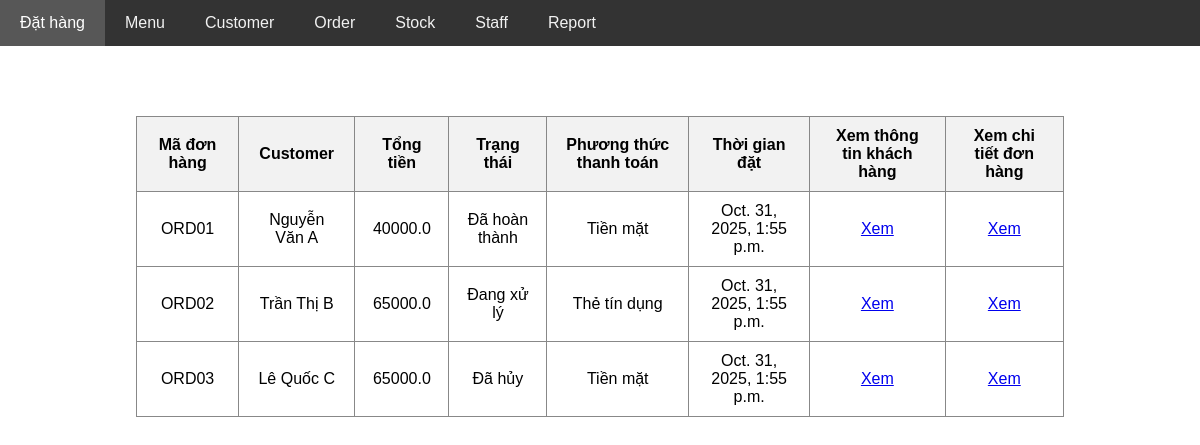
The page /core/order/ on the database as committed earlier.
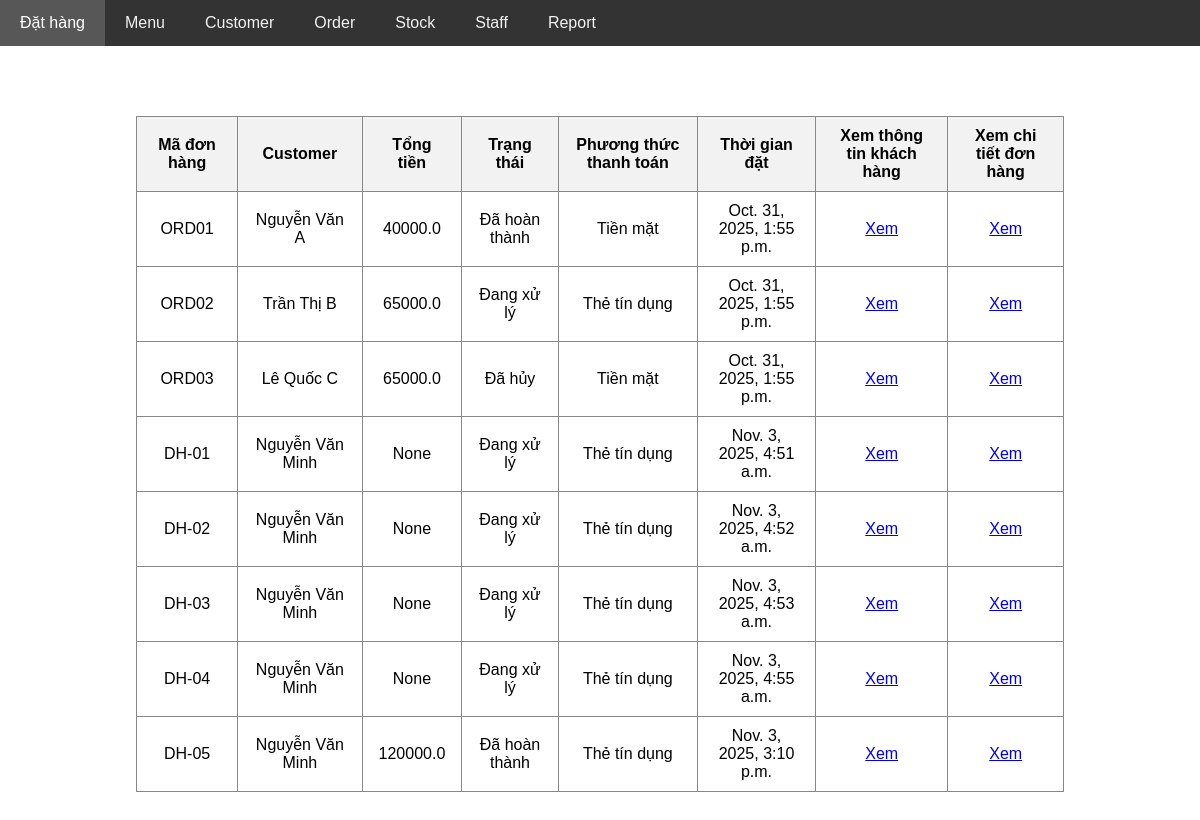
The same page on the database as committed later.
### core/models.py (models this page shows, shortened)
class Order(models.Model):
    class TypeChoices(models.TextChoices):
        PENDING = 'Đang xử lý'
        COMPLETED = 'Đã hoàn thành'
        CANCELED = 'Đã hủy'
    ma_don_hang = models.CharField(max_length=10, unique=True)
    customer = models.ForeignKey(Customer, on_delete=models.CASCADE, related_name='customer_orders')
    thoi_gian_dat = models.DateTimeField(auto_now_add=True)
    tong_tien = models.FloatField(null=True, blank=True)
    trang_thai = models.CharField(max_length=20, choices=TypeChoices.choices)
    phuong_thuc_thanh_toan = models.CharField(max_length=20, choices=PaymentChoices.choices)

class Customer(models.Model):
    class TypeChoices(models.TextChoices):
        NORMAL = 'Normal'
        VIP = 'VIP'
        ONLINE = 'Online'
    ma_khach_hang = models.CharField(max_length=10, unique=True)
    ho_ten = models.CharField(max_length=200)
    so_dien_thoai = models.CharField(max_length=15)
    dia_chi = models.CharField(max_length=200)
    hang_thanh_vien = models.CharField(max_length=20, choices=TypeChoices.choices)

### core/views.py (the view)
# urls.py: path('order/', views.show_order, name='show_order'),
def show_order(request):
    orders = Order.objects.all()
    return render(request, 'order/show_order.html', {
        'orders': orders
    })

### core/templates/order/show_order.html (shortened to what this page needs)
{% extends 'layout.html' %}
{% block body %}
<div style="display: flex; justify-content: center; margin-top: 30px;">
    <table border="1" style="text-align: center;">
        <tr>
            <th>Mã đơn hàng</th>
            <th>Customer</th>
            <th>Tổng tiền</th>
            <th>Trạng thái</th>
            <th>Phương thức thanh toán</th>
            <th>Thời gian đặt</th>
            <th>Xem thông tin khách hàng</th>
            <th>Xem chi tiết đơn hàng</th>
        </tr>
        {% for order in orders %}
            <tr>
                <td> {{order.ma_don_hang}} </td>
                <td> {{order.customer.ho_ten}} </td>
                <td> {{order.tong_tien}} </td>
                <td> {{order.trang_thai}} </td>
                <td> {{order.phuong_thuc_thanh_toan}} </td>
                <td> {{order.thoi_gian_dat}} </td>
                <td>
                    <a href="{% url 'show_customer_detail' order.customer.id %}">Xem</a>
                </td>
                <td>
                    <a href="{% url 'show_order_detail' order.id %}">Xem</a>
                </td>
        {% endfor %}
    </table>
</div>
{% endblock %}

Rows that differ between the two databases and show on the page:
added Order: ma_don_hang "DH-01", customer.ho_ten "Nguyễn Văn Minh", tong_tien "None", trang_thai "Đang xử lý", phuong_thuc_thanh_toan "Thẻ tín dụng", thoi_gian_dat "Nov. 3, 2025, 4:51 a.m."
added Order: ma_don_hang "DH-02", customer.ho_ten "Nguyễn Văn Minh", tong_tien "None", trang_thai "Đang xử lý", phuong_thuc_thanh_toan "Thẻ tín dụng", thoi_gian_dat "Nov. 3, 2025, 4:52 a.m."
added Order: ma_don_hang "DH-03", customer.ho_ten "Nguyễn Văn Minh", tong_tien "None", trang_thai "Đang xử lý", phuong_thuc_thanh_toan "Thẻ tín dụng", thoi_gian_dat "Nov. 3, 2025, 4:53 a.m."
added Order: ma_don_hang "DH-04", customer.ho_ten "Nguyễn Văn Minh", tong_tien "None", trang_thai "Đang xử lý", phuong_thuc_thanh_toan "Thẻ tín dụng", thoi_gian_dat "Nov. 3, 2025, 4:55 a.m."
added Order: ma_don_hang "DH-05", customer.ho_ten "Nguyễn Văn Minh", tong_tien "120000.0", trang_thai "Đã hoàn thành", phuong_thuc_thanh_toan "Thẻ tín dụng", thoi_gian_dat "Nov. 3, 2025, 3:10 p.m."
